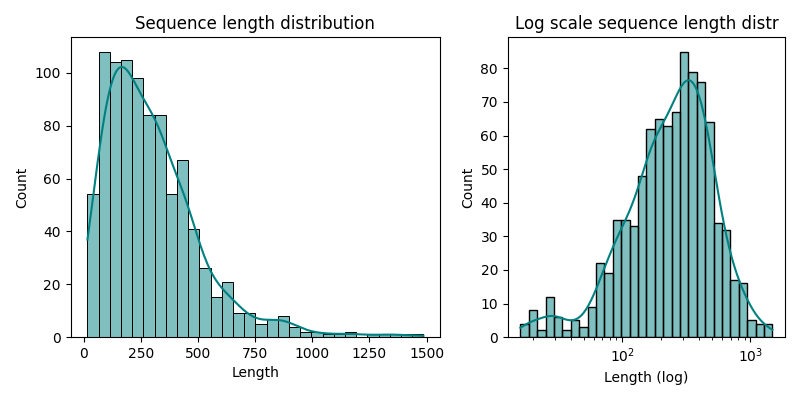

The script that saved this image:
import matplotlib.pyplot as plt
import seaborn as sns
import numpy as np

# Fasta distribution
def fasta_lenghts(fasta_path):
    with open(fasta_path) as fasta:
        all_read_lens = []
        fasta.readline()
        read_length = 0
        for fa_line in fasta:
            if fa_line[0] == '>':
                all_read_lens.append(read_length)
                read_length = 0
            else:
                read_length += len(fa_line[:-1])
    return np.array(all_read_lens)

fasta_path = input("Path to a fasta file: ")
len_distr = fasta_lenghts(fasta_path)
# For testing may try this:
#len_distr = fasta_lenghts("example_ecoli.fasta")
f, axs = plt.subplots(1, 2, figsize=(8, 4), gridspec_kw=dict(width_ratios=[4, 3]))
sns.histplot(len_distr, color='teal', kde=True,  bins=30, ax=axs[0])
sns.histplot(len_distr, color='teal', kde=True, bins=30, log_scale=True, ax=axs[1])
axs[0].set_title('Sequence length distribution')
axs[1].set_title('Log scale sequence length distr')
axs[0].set_xlabel('Length')
axs[1].set_xlabel('Length (log)')
f.tight_layout()
plt.savefig("fasta_len.png")
plt.show()

